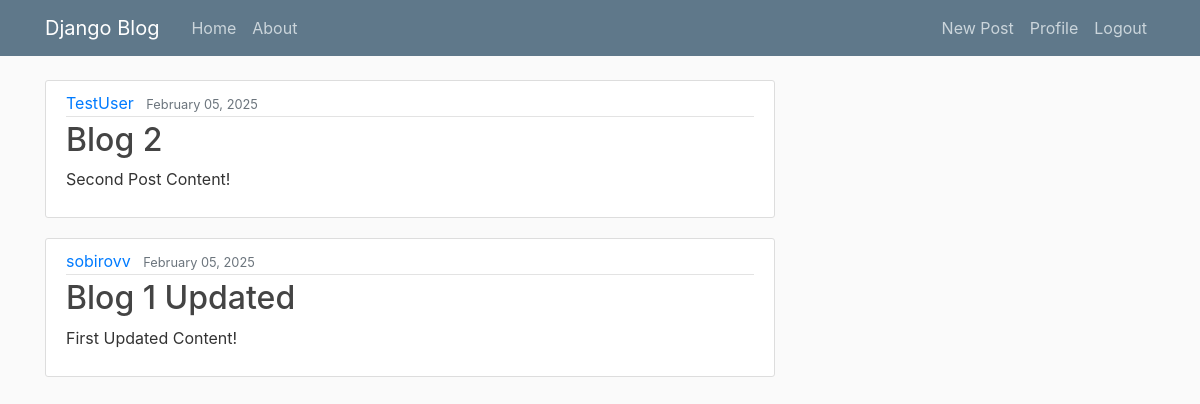
Before: / (signed in) with the older database file.
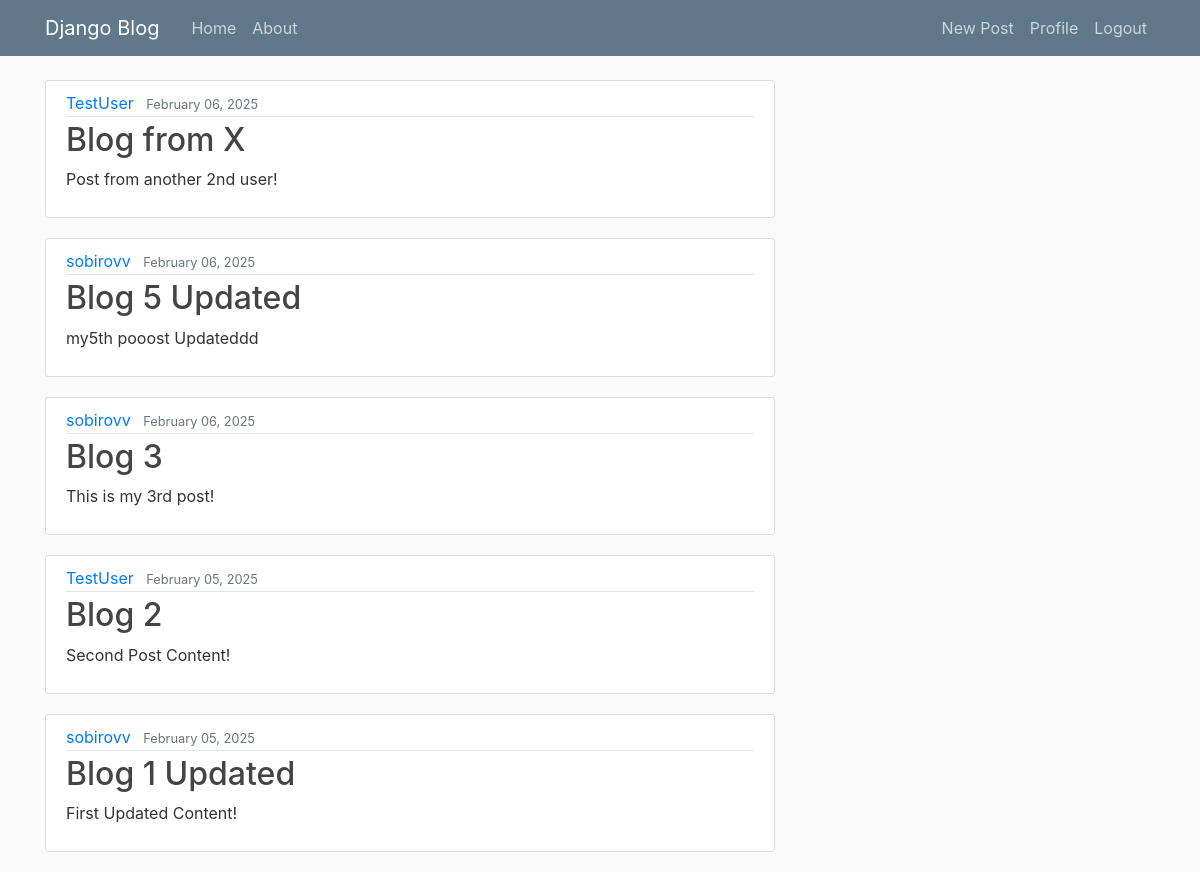
After: the same page with the newer database file.
### blog/models.py (models this page shows, shortened)
class Post(models.Model):
    title = models.CharField(max_length=100)
    content = models.TextField()
    date_posted = models.DateTimeField(default=timezone.now) # it populates with current timeif we dont provide anything
    author = models.ForeignKey(User,on_delete=models.CASCADE)

### blog/views.py (the view)
# urls.py: path('', PostListView.as_view(), name='blog-home'),
class PostListView(ListView):
    model = Post
    template_name = 'blog/home.html'
    context_object_name = 'posts'
    ordering = ['-date_posted']
    paginate_by = 5

### blog/templates/blog/home.html
{% extends "blog/base.html" %}
{% block content %}
    {% for post in posts %}
        <article class="media content-section">
          <div class="media-body">
            <div class="article-metadata">
              <a class="mr-2" href="#">{{ post.author }}</a>
              <small class="text-muted">{{ post.date_posted|date:"F d, Y" }}</small>
            </div>
            <h2><a class="article-title" href="{% url 'post-detail' post.id %}">{{ post.title }}</a></h2>
            <p class="article-content">{{ post.content }}</p>
          </div>
        </article>
    {% endfor %}
{% endblock content %}

Changed rows visible on the page:
added Post: author "TestUser", date_posted "February 06, 2025", title "Blog from X", content "Post from another 2nd user!"
added Post: author "sobirovv", date_posted "February 06, 2025", title "Blog 5 Updated", content "my5th pooost Updateddd"
added Post: author "sobirovv", date_posted "February 06, 2025", title "Blog 3", content "This is my 3rd post!"
